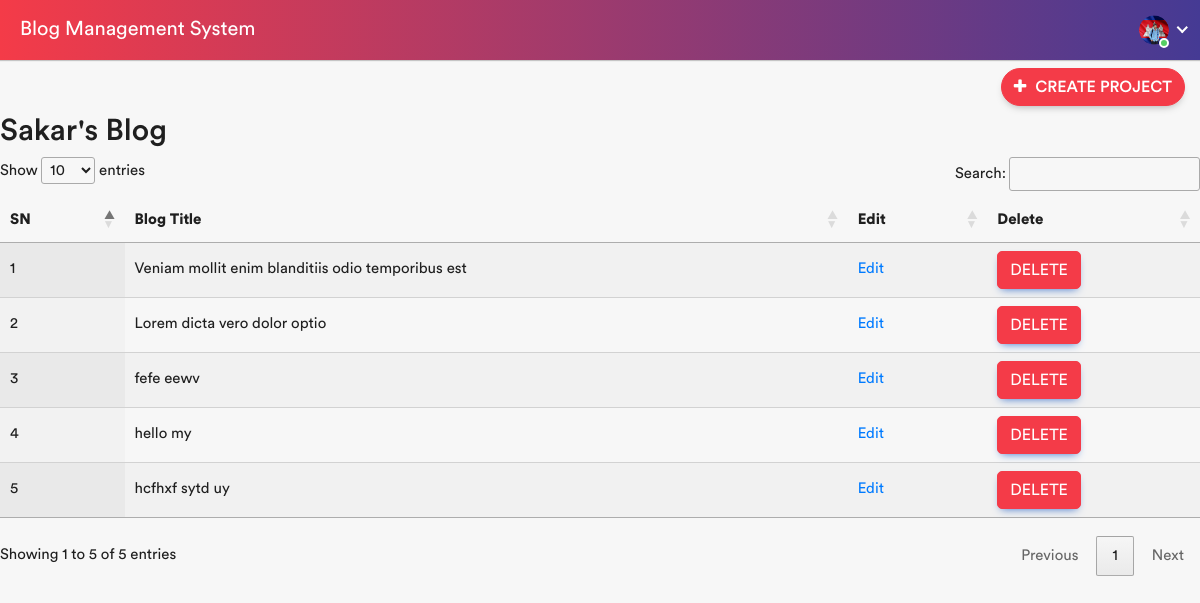
The page /userblog/ (signed in) on the database as committed earlier.
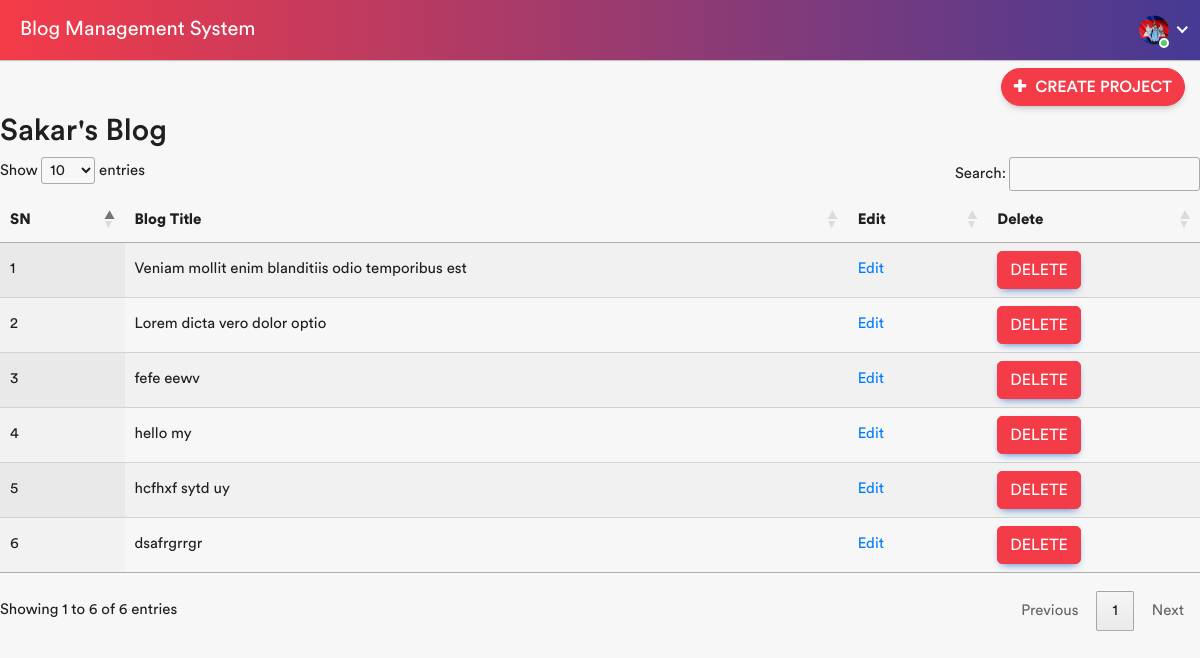
The same page on the database as committed later.
### blogapp/models.py (models this page shows, shortened)
class Blogmodels(models.Model):
    blog_title = models.CharField(max_length=50, unique=True )
    blog_description = RichTextUploadingField()
    user = models.ForeignKey(User, on_delete=models.CASCADE, default=None, null=True)
    created_at = models.DateTimeField(auto_now_add=True)
    image = models.ImageField(upload_to='blog_images', blank=True, null=True)
    slug = AutoSlugField(populate_from="blog_title", unique=True , null= True, default=None)

### blogapp/views.py (the view, shortened to what this page needs)
# urls.py: path("userblog/", Userblog.as_view(), name="userblog"),
class Userblog(LoginRequiredMixin, View):
    def get(self, request):
        form = Blogform(request.POST)
        user = Blogmodels.objects.filter(user=request.user.id)
        return render(request, "base/userblog.html", {"form": form, "user": user})

### blogapp/forms.py
class Blogform(forms.ModelForm):
      class Meta:
        model = Blogmodels
        fields = ["blog_title", "blog_description", "image"]

### blogapp/templates/base/userblog.html (shortened to what this page needs)
{% extends 'base/base.html' %}
{% block content %}
{% load widget_tweaks %}
{% if request.user.is_authenticated %}
<div class="col-auto float-right ml-auto">
    <a type="action" href="{% url 'create' %}" class="btn add-btn"><i class="fa fa-plus"></i> Create Project</a>
</div>
{% endif %}
<br><br>
<div class="grid gap-3">
    <h2>{{request.user.first_name}}'s Blog</h2>
    <table id="myTable" class="display">
        <thead>
            <tr>
                <th>SN</th>
                <th>Blog Title</th>
                <th>Edit</th>
                <th>Delete</th>
            </tr>
        </thead>
        {% for id in user %}
        <tr>
            <td>{{ forloop.counter }}</td>
            <td>{{id.blog_title }} </td>
            <td><a href="{% url 'edit' id.id  %}"> Edit</a></td>
            <td><button type="button" class="btn btn-primary" href="{% url 'delete' id.id %}" data-toggle="modal"
                    data-target="#exampleModal{{id.id}}">
                    Delete
                </button></td>
            {% endfor %}
        </tr>
    </table>
</div>
</div>
{% endblock content %}

Rows that differ between the two databases and show on the page:
added Blogmodels: blog_title "dsafrgrrgr"
Other text that changed with them:
text written by a page script: "Show entries Search: Showing 1 to 5 of 5 entries Previous 1 Next" → "Show entries Search: Showing 1 to 6 of 6 entries Previous 1 Next"
